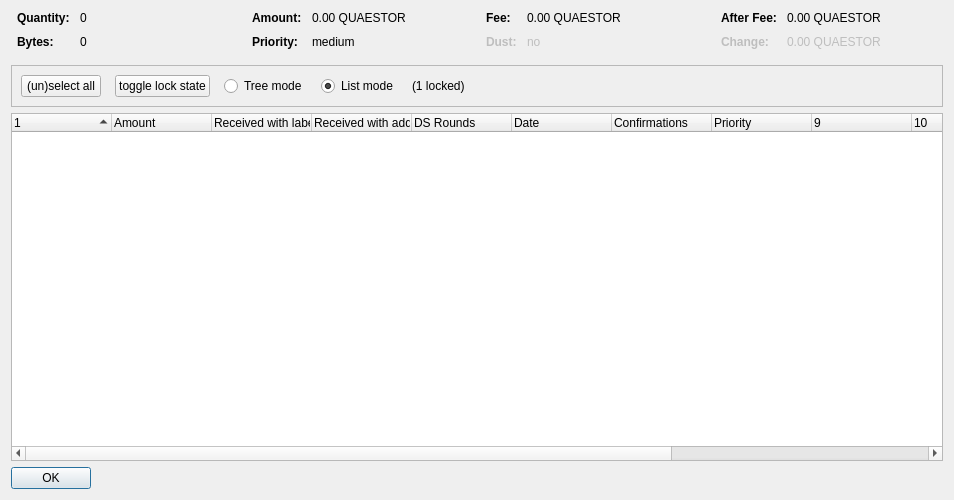
<?xml version="1.0" encoding="UTF-8"?>
<ui version="4.0">
 <class>CoinControlDialog</class>
 <widget class="QDialog" name="CoinControlDialog">
  <property name="geometry">
   <rect>
    <x>0</x>
    <y>0</y>
    <width>954</width>
    <height>500</height>
   </rect>
  </property>
  <property name="windowTitle">
   <string>Coin Selection</string>
  </property>
  <layout class="QVBoxLayout" name="verticalLayout">
   <item>
    <layout class="QHBoxLayout" name="horizontalLayoutTop" stretch="0,0,0,0">
     <property name="topMargin">
      <number>0</number>
     </property>
     <property name="bottomMargin">
      <number>10</number>
     </property>
     <item>
      <layout class="QFormLayout" name="formLayoutCoinControl1">
       <property name="horizontalSpacing">
        <number>10</number>
       </property>
       <property name="verticalSpacing">
        <number>10</number>
       </property>
       <property name="leftMargin">
        <number>6</number>
       </property>
       <property name="rightMargin">
        <number>6</number>
       </property>
       <item row="0" column="0">
        <widget class="QLabel" name="labelCoinControlQuantityText">
         <property name="font">
          <font>
           <weight>75</weight>
           <bold>true</bold>
          </font>
         </property>
         <property name="text">
          <string>Quantity:</string>
         </property>
        </widget>
       </item>
       <item row="0" column="1">
        <widget class="QLabel" name="labelCoinControlQuantity">
         <property name="cursor">
          <cursorShape>IBeamCursor</cursorShape>
         </property>
         <property name="contextMenuPolicy">
          <enum>Qt::ActionsContextMenu</enum>
         </property>
         <property name="text">
          <string notr="true">0</string>
         </property>
         <property name="textInteractionFlags">
          <set>Qt::LinksAccessibleByMouse|Qt::TextSelectableByKeyboard|Qt::TextSelectableByMouse</set>
         </property>
        </widget>
       </item>
       <item row="1" column="0">
        <widget class="QLabel" name="labelCoinControlBytesText">
         <property name="font">
          <font>
           <weight>75</weight>
           <bold>true</bold>
          </font>
         </property>
         <property name="text">
          <string>Bytes:</string>
         </property>
        </widget>
       </item>
       <item row="1" column="1">
        <widget class="QLabel" name="labelCoinControlBytes">
         <property name="cursor">
          <cursorShape>IBeamCursor</cursorShape>
         </property>
         <property name="contextMenuPolicy">
          <enum>Qt::ActionsContextMenu</enum>
         </property>
         <property name="text">
          <string notr="true">0</string>
         </property>
         <property name="textInteractionFlags">
          <set>Qt::LinksAccessibleByMouse|Qt::TextSelectableByKeyboard|Qt::TextSelectableByMouse</set>
         </property>
        </widget>
       </item>
      </layout>
     </item>
     <item>
      <layout class="QFormLayout" name="formLayoutCoinControl2">
       <property name="horizontalSpacing">
        <number>10</number>
       </property>
       <property name="verticalSpacing">
        <number>10</number>
       </property>
       <property name="leftMargin">
        <number>6</number>
       </property>
       <property name="rightMargin">
        <number>6</number>
       </property>
       <item row="0" column="0">
        <widget class="QLabel" name="labelCoinControlAmountText">
         <property name="font">
          <font>
           <weight>75</weight>
           <bold>true</bold>
          </font>
         </property>
         <property name="text">
          <string>Amount:</string>
         </property>
        </widget>
       </item>
       <item row="0" column="1">
        <widget class="QLabel" name="labelCoinControlAmount">
         <property name="cursor">
          <cursorShape>IBeamCursor</cursorShape>
         </property>
         <property name="contextMenuPolicy">
          <enum>Qt::ActionsContextMenu</enum>
         </property>
         <property name="text">
          <string notr="true">0.00 QUAESTOR</string>
         </property>
         <property name="textInteractionFlags">
          <set>Qt::LinksAccessibleByMouse|Qt::TextSelectableByKeyboard|Qt::TextSelectableByMouse</set>
         </property>
        </widget>
       </item>
       <item row="1" column="0">
        <widget class="QLabel" name="labelCoinControlPriorityText">
         <property name="font">
          <font>
           <weight>75</weight>
           <bold>true</bold>
          </font>
         </property>
         <property name="text">
          <string>Priority:</string>
         </property>
        </widget>
       </item>
       <item row="1" column="1">
        <widget class="QLabel" name="labelCoinControlPriority">
         <property name="cursor">
          <cursorShape>IBeamCursor</cursorShape>
         </property>
         <property name="contextMenuPolicy">
          <enum>Qt::ActionsContextMenu</enum>
         </property>
         <property name="text">
          <string>medium</string>
         </property>
         <property name="textInteractionFlags">
          <set>Qt::LinksAccessibleByMouse|Qt::TextSelectableByKeyboard|Qt::TextSelectableByMouse</set>
         </property>
        </widget>
       </item>
      </layout>
     </item>
     <item>
      <layout class="QFormLayout" name="formLayoutCoinControl3">
       <property name="horizontalSpacing">
        <number>10</number>
       </property>
       <property name="verticalSpacing">
        <number>10</number>
       </property>
       <property name="leftMargin">
        <number>6</number>
       </property>
       <property name="rightMargin">
        <number>6</number>
       </property>
       <item row="0" column="0">
        <widget class="QLabel" name="labelCoinControlFeeText">
         <property name="font">
          <font>
           <weight>75</weight>
           <bold>true</bold>
          </font>
         </property>
         <property name="text">
          <string>Fee:</string>
         </property>
        </widget>
       </item>
       <item row="0" column="1">
        <widget class="QLabel" name="labelCoinControlFee">
         <property name="cursor">
          <cursorShape>IBeamCursor</cursorShape>
         </property>
         <property name="contextMenuPolicy">
          <enum>Qt::ActionsContextMenu</enum>
         </property>
         <property name="text">
          <string notr="true">0.00 QUAESTOR</string>
         </property>
         <property name="textInteractionFlags">
          <set>Qt::LinksAccessibleByMouse|Qt::TextSelectableByKeyboard|Qt::TextSelectableByMouse</set>
         </property>
        </widget>
       </item>
       <item row="1" column="0">
        <widget class="QLabel" name="labelCoinControlLowOutputText">
         <property name="enabled">
          <bool>false</bool>
         </property>
         <property name="font">
          <font>
           <weight>75</weight>
           <bold>true</bold>
          </font>
         </property>
         <property name="text">
          <string>Dust:</string>
         </property>
        </widget>
       </item>
       <item row="1" column="1">
        <widget class="QLabel" name="labelCoinControlLowOutput">
         <property name="enabled">
          <bool>false</bool>
         </property>
         <property name="cursor">
          <cursorShape>IBeamCursor</cursorShape>
         </property>
         <property name="contextMenuPolicy">
          <enum>Qt::ActionsContextMenu</enum>
         </property>
         <property name="text">
          <string>no</string>
         </property>
         <property name="textInteractionFlags">
          <set>Qt::LinksAccessibleByMouse|Qt::TextSelectableByKeyboard|Qt::TextSelectableByMouse</set>
         </property>
        </widget>
       </item>
      </layout>
     </item>
     <item>
      <layout class="QFormLayout" name="formLayoutCoinControl4">
       <property name="horizontalSpacing">
        <number>10</number>
       </property>
       <property name="verticalSpacing">
        <number>10</number>
       </property>
       <property name="leftMargin">
        <number>6</number>
       </property>
       <property name="rightMargin">
        <number>6</number>
       </property>
       <item row="0" column="0">
        <widget class="QLabel" name="labelCoinControlAfterFeeText">
         <property name="font">
          <font>
           <weight>75</weight>
           <bold>true</bold>
          </font>
         </property>
         <property name="text">
          <string>After Fee:</string>
         </property>
        </widget>
       </item>
       <item row="0" column="1">
        <widget class="QLabel" name="labelCoinControlAfterFee">
         <property name="cursor">
          <cursorShape>IBeamCursor</cursorShape>
         </property>
         <property name="contextMenuPolicy">
          <enum>Qt::ActionsContextMenu</enum>
         </property>
         <property name="text">
          <string notr="true">0.00 QUAESTOR</string>
         </property>
         <property name="textInteractionFlags">
          <set>Qt::LinksAccessibleByMouse|Qt::TextSelectableByKeyboard|Qt::TextSelectableByMouse</set>
         </property>
        </widget>
       </item>
       <item row="1" column="0">
        <widget class="QLabel" name="labelCoinControlChangeText">
         <property name="enabled">
          <bool>false</bool>
         </property>
         <property name="font">
          <font>
           <weight>75</weight>
           <bold>true</bold>
          </font>
         </property>
         <property name="text">
          <string>Change:</string>
         </property>
        </widget>
       </item>
       <item row="1" column="1">
        <widget class="QLabel" name="labelCoinControlChange">
         <property name="enabled">
          <bool>false</bool>
         </property>
         <property name="cursor">
          <cursorShape>IBeamCursor</cursorShape>
         </property>
         <property name="contextMenuPolicy">
          <enum>Qt::ActionsContextMenu</enum>
         </property>
         <property name="text">
          <string notr="true">0.00 QUAESTOR</string>
         </property>
         <property name="textInteractionFlags">
          <set>Qt::LinksAccessibleByMouse|Qt::TextSelectableByKeyboard|Qt::TextSelectableByMouse</set>
         </property>
        </widget>
       </item>
      </layout>
     </item>
    </layout>
   </item>
   <item>
    <widget class="QFrame" name="frame">
     <property name="minimumSize">
      <size>
       <width>0</width>
       <height>40</height>
      </size>
     </property>
     <property name="frameShape">
      <enum>QFrame::StyledPanel</enum>
     </property>
     <property name="frameShadow">
      <enum>QFrame::Sunken</enum>
     </property>
     <layout class="QHBoxLayout" name="horizontalLayout">
      <item>
       <layout class="QHBoxLayout" name="horizontalLayoutPanel" stretch="0,0,0,0,0,0">
        <property name="spacing">
         <number>14</number>
        </property>
        <item>
         <widget class="QPushButton" name="pushButtonSelectAll">
          <property name="sizePolicy">
           <sizepolicy hsizetype="Maximum" vsizetype="Fixed">
            <horstretch>0</horstretch>
            <verstretch>0</verstretch>
           </sizepolicy>
          </property>
          <property name="text">
           <string>(un)select all</string>
          </property>
          <property name="autoDefault">
           <bool>false</bool>
          </property>
         </widget>
        </item>
        <item>
         <widget class="QPushButton" name="pushButtonToggleLock">
          <property name="sizePolicy">
           <sizepolicy hsizetype="Maximum" vsizetype="Fixed">
            <horstretch>0</horstretch>
            <verstretch>0</verstretch>
           </sizepolicy>
          </property>
          <property name="text">
           <string>toggle lock state</string>
          </property>
          <property name="autoDefault">
           <bool>false</bool>
          </property>
         </widget>
        </item>
        <item>
         <widget class="QRadioButton" name="radioTreeMode">
          <property name="sizePolicy">
           <sizepolicy hsizetype="Maximum" vsizetype="Fixed">
            <horstretch>0</horstretch>
            <verstretch>0</verstretch>
           </sizepolicy>
          </property>
          <property name="text">
           <string>Tree mode</string>
          </property>
         </widget>
        </item>
        <item>
         <widget class="QRadioButton" name="radioListMode">
          <property name="sizePolicy">
           <sizepolicy hsizetype="Maximum" vsizetype="Fixed">
            <horstretch>0</horstretch>
            <verstretch>0</verstretch>
           </sizepolicy>
          </property>
          <property name="text">
           <string>List mode</string>
          </property>
          <property name="checked">
           <bool>true</bool>
          </property>
         </widget>
        </item>
        <item>
         <widget class="QLabel" name="labelLocked">
          <property name="text">
           <string>(1 locked)</string>
          </property>
         </widget>
        </item>
        <item>
         <spacer name="horizontalSpacer">
          <property name="orientation">
           <enum>Qt::Horizontal</enum>
          </property>
          <property name="sizeHint" stdset="0">
           <size>
            <width>40</width>
            <height>20</height>
           </size>
          </property>
         </spacer>
        </item>
       </layout>
      </item>
     </layout>
    </widget>
   </item>
   <item>
    <widget class="CoinControlTreeWidget" name="treeWidget">
     <property name="contextMenuPolicy">
      <enum>Qt::CustomContextMenu</enum>
     </property>
     <property name="sortingEnabled">
      <bool>false</bool>
     </property>
     <property name="columnCount">
      <number>13</number>
     </property>
     <attribute name="headerShowSortIndicator" stdset="0">
      <bool>true</bool>
     </attribute>
     <attribute name="headerStretchLastSection">
      <bool>false</bool>
     </attribute>
     <column>
      <property name="text">
       <string/>
      </property>
     </column>
     <column>
      <property name="text">
       <string>Amount</string>
      </property>
     </column>
     <column>
      <property name="text">
       <string>Received with label</string>
      </property>
     </column>
     <column>
      <property name="text">
       <string>Received with address</string>
      </property>
     </column>
     <column>
      <property name="text">
       <string>DS Rounds</string>
      </property>
     </column>
     <column>
      <property name="text">
       <string>Date</string>
      </property>
     </column>
     <column>
      <property name="text">
       <string>Confirmations</string>
      </property>
      <property name="toolTip">
       <string>Confirmed</string>
      </property>
     </column>
     <column>
      <property name="text">
       <string>Priority</string>
      </property>
     </column>
     <column>
      <property name="text">
       <string/>
      </property>
     </column>
     <column>
      <property name="text">
       <string/>
      </property>
     </column>
     <column>
      <property name="text">
       <string/>
      </property>
     </column>
     <column>
      <property name="text">
       <string/>
      </property>
     </column>
     <column>
      <property name="text">
       <string/>
      </property>
     </column>
    </widget>
   </item>
   <item>
    <widget class="QDialogButtonBox" name="buttonBox">
     <property name="sizePolicy">
      <sizepolicy hsizetype="Maximum" vsizetype="Fixed">
       <horstretch>0</horstretch>
       <verstretch>0</verstretch>
      </sizepolicy>
     </property>
     <property name="orientation">
      <enum>Qt::Horizontal</enum>
     </property>
     <property name="standardButtons">
      <set>QDialogButtonBox::Ok</set>
     </property>
    </widget>
   </item>
  </layout>
 </widget>
 <customwidgets>
  <customwidget>
   <class>CoinControlTreeWidget</class>
   <extends>QTreeWidget</extends>
   <header>coincontroltreewidget.h</header>
  </customwidget>
 </customwidgets>
 <resources/>
 <connections/>
</ui>
